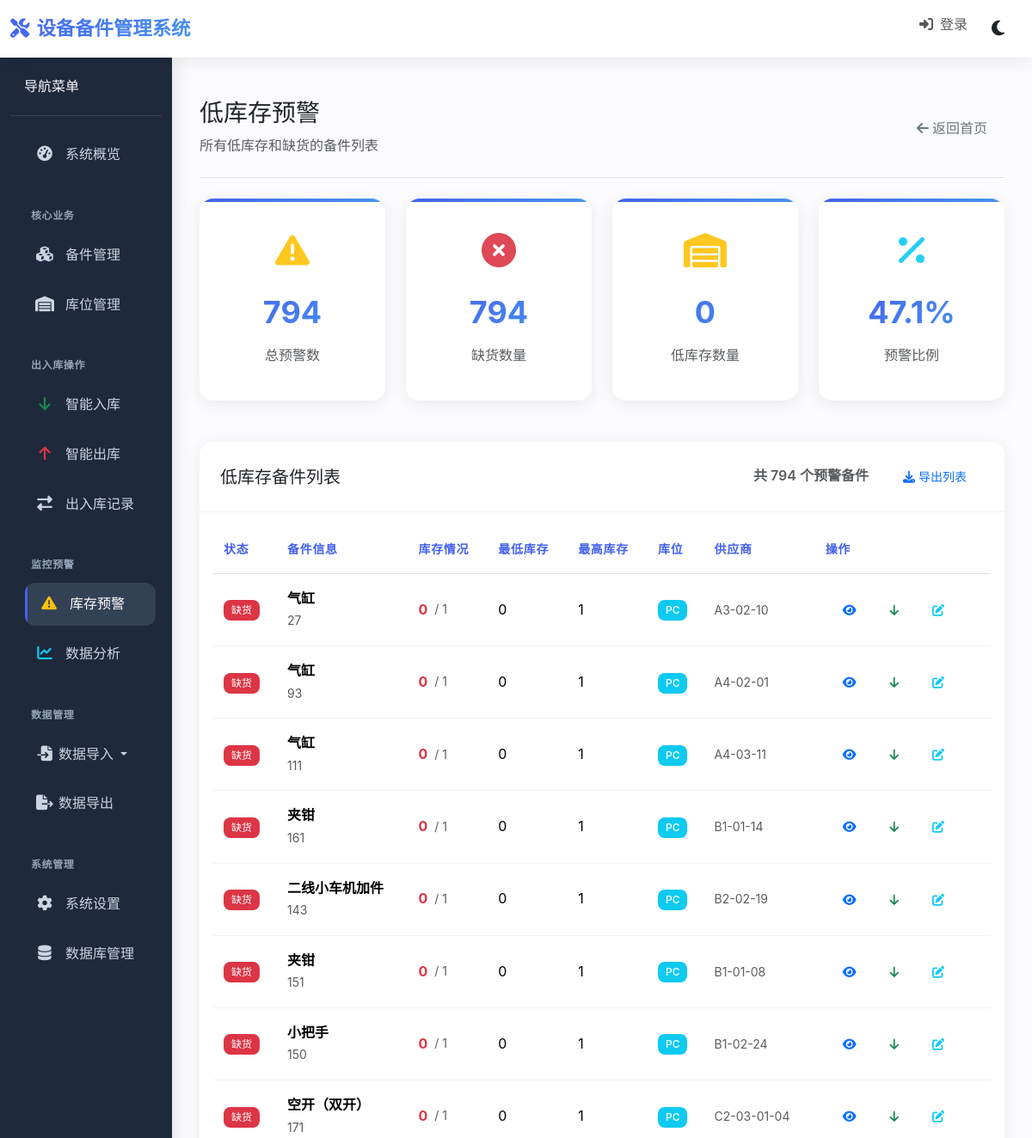
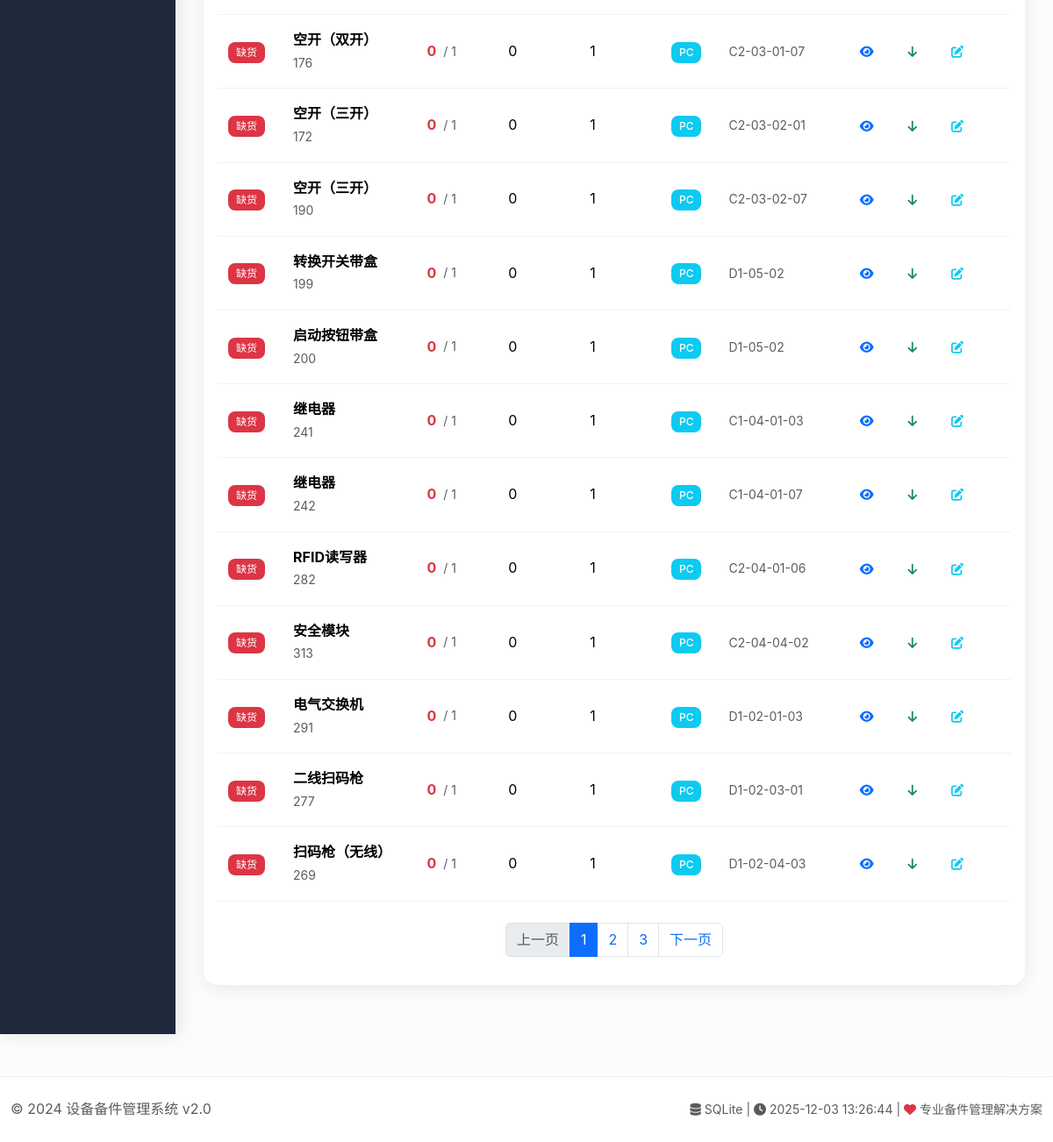
Screenshot of /low_stock_alerts with the database file from the repository (2 pictures, top to bottom).
### tables this page shows
CREATE TABLE spare_parts (
                id INTEGER PRIMARY KEY AUTOINCREMENT,
                part_no TEXT NOT NULL,
                name TEXT NOT NULL,
                type TEXT,
                product_model TEXT,  -- 新增字段
                current_stock INTEGER DEFAULT 0,
                min_stock INTEGER DEFAULT 0,
                max_stock INTEGER DEFAULT 0,
                key_part BOOLEAN DEFAULT FALSE,
                lt_weeks INTEGER DEFAULT 0,
                unit_price REAL DEFAULT 0.0,
                unit TEXT,
                location TEXT,
                supplier TEXT,
                description TEXT,
                created_date TIMESTAMP DEFAULT CURRENT_TIMESTAMP,
                updated_date TIMESTAMP DEFAULT CURRENT_TIMESTAMP,
                UNIQUE(part_no, name)
            );

### app.py (the view)
    @app.route('/low_stock_alerts')
    def low_stock_alerts():
        try:
            page = request.args.get('page', 1, type=int)
            per_page = 20
            low_stock_parts_list = get_low_stock_parts()
            total_low_stock = len(low_stock_parts_list) if low_stock_parts_list else 0
            total_pages = (total_low_stock + per_page - 1) // per_page if total_low_stock > 0 else 1
            start_idx = (page - 1) * per_page
            end_idx = start_idx + per_page
            displayed_parts = low_stock_parts_list[start_idx:end_idx] if low_stock_parts_list else []
            out_of_stock_count = 0
            if low_stock_parts_list:
                out_of_stock_count = sum(1 for part in low_stock_parts_list if safe_int(part[4]) == 0)
            low_stock_count = total_low_stock - out_of_stock_count
            total_parts = get_spare_parts_count()
            warning_percentage = round((total_low_stock / total_parts * 100), 1) if total_parts > 0 else 0
            return render_template('low_stock_alerts.html',
                                   low_stock_parts=displayed_parts,
                                   total_low_stock=total_low_stock,
                                   out_of_stock_count=out_of_stock_count,
                                   low_stock_count=low_stock_count,
                                   warning_percentage=warning_percentage,
                                   page=page,
                                   total_pages=total_pages,
                                   now=datetime.datetime.now())
        except Exception as e:
            app.logger.error(f"低库存页面加载失败: {str(e)}")
            flash('加载低库存信息失败', 'danger')
            return redirect(url_for('index'))

### models/database.py (called while the page is built)
def get_spare_parts_count():
    db_manager = DatabaseManager()
    with db_manager.get_connection() as conn:
        cursor = conn.execute('SELECT COUNT(*) FROM spare_parts')
        result = cursor.fetchone()
        return result[0] if result else 0

def safe_int(value, default=0):
    if value is None or value == '':
        return default
    try:
        return int(float(str(value)))  # 先转字符串，再转浮点，最后转整数
    except (ValueError, TypeError):
        return default

    def _init_db(self):
        os.makedirs(os.path.dirname(self.db_path) if os.path.dirname(self.db_path) else '.', exist_ok=True)
        with self._get_raw_connection() as conn:
            conn.execute("PRAGMA foreign_keys = ON")
            conn.execute("PRAGMA journal_mode = WAL")
            conn.execute("PRAGMA synchronous = NORMAL")
            conn.execute("PRAGMA cache_size = 100000")
            conn.execute("PRAGMA temp_store = MEMORY")
            conn.execute("PRAGMA mmap_size = 268435456")
            conn.execute("PRAGMA page_size = 4096")
            conn.execute("PRAGMA busy_timeout = 10000")

    @contextmanager
    def _get_raw_connection(self):
        conn = None
        try:
            conn = sqlite3.connect(
                self.db_path,
                timeout=30.0,
                check_same_thread=False,
                isolation_level=None
            )
            conn.row_factory = sqlite3.Row
            yield conn
        finally:
            if conn:
                conn.close()

### utils/stock_utils.py (called while the page is built)
def get_low_stock_parts():
    from models.database import get_low_stock_parts as db_get_low_stock_parts
    return db_get_low_stock_parts()

### templates/low_stock_alerts.html (shortened to what this page needs)
{% extends "base.html" %}
{% block content %}
<div class="d-flex justify-content-between flex-wrap flex-md-nowrap align-items-center pt-3 pb-4 mb-4 border-bottom">
    <div>
        <h1 class="h3 mb-2">低库存预警</h1>
        <p class="text-muted mb-0">所有低库存和缺货的备件列表</p>
    </div>
    <div class="btn-toolbar mb-2 mb-md-0">
        <a href="{{ url_for('index') }}" class="btn btn-outline-secondary">
            <i class="fas fa-arrow-left me-1"></i>返回首页
        </a>
    </div>
</div>
<div class="row mb-4">
    <div class="col-md-3">
        <div class="card stat-card">
            <div class="card-body">
                <i class="fas fa-exclamation-triangle text-warning"></i>
                <div class="number">{{ total_low_stock }}</div>
                <div class="text-muted">总预警数</div>
            </div>
        </div>
    </div>
    <div class="col-md-3">
        <div class="card stat-card">
            <div class="card-body">
                <i class="fas fa-times-circle text-danger"></i>
                <div class="number">{{ out_of_stock_count }}</div>
                <div class="text-muted">缺货数量</div>
            </div>
        </div>
    </div>
    <div class="col-md-3">
        <div class="card stat-card">
            <div class="card-body">
                <i class="fas fa-warehouse text-warning"></i>
                <div class="number">{{ low_stock_count }}</div>
                <div class="text-muted">低库存数量</div>
            </div>
        </div>
    </div>
    <div class="col-md-3">
        <div class="card stat-card">
            <div class="card-body">
                <i class="fas fa-percentage text-info"></i>
                <div class="number">{{ warning_percentage }}%</div>
                <div class="text-muted">预警比例</div>
            </div>
        </div>
    </div>
</div>
<div class="card">
    <div class="card-header d-flex justify-content-between align-items-center">
        <h5 class="card-title mb-0">低库存备件列表</h5>
        <div>
            <span class="text-muted me-3">共 {{ total_low_stock }} 个预警备件</span>
            <a href="{{ url_for('export_parts_advanced') }}?filter=low_stock" class="btn btn-sm btn-outline-primary">
                <i class="fas fa-download me-1"></i>导出列表
            </a>
        </div>
    </div>
    <div class="card-body">
        {% if low_stock_parts %}
        <div class="table-responsive">
            <table class="table table-hover">
                <thead>
                    <tr>
                        <th>状态</th>
                        <th>备件信息</th>
                        <th>库存情况</th>
                        <th>最低库存</th>
                        <th>最高库存</th>
                        <th>库位</th>
                        <th>供应商</th>
                        <th>操作</th>
                    </tr>
                </thead>
                <tbody>
                    {% for part in low_stock_parts %}
                    <tr>
                        <td>
                            {% if part[4] == 0 %}
                            <span class="badge bg-danger">缺货</span>
                            {% else %}
                            <span class="badge bg-warning">低库存</span>
                            {% endif %}
                        </td>
                        <td>
                            <div>
                                <strong>{{ part[2] }}</strong>
                                <br>
                                <small class="text-muted">{{ part[1] }}</small>
                            </div>
                        </td>
                        <td>
                            <div class="d-flex align-items-center">
                                <span class="fw-bold me-2 {% if part[4] == 0 %}text-danger{% else %}text-warning{% endif %}">
                                    {{ part[4] }}
                                </span>
                                <small class="text-muted">/ {{ part[6] if part[6] > 0 else '∞' }}</small>
                            </div>
                        </td>
                        <td>{{ part[5] }}</td>
                        <td>{{ part[6] if part[6] > 0 else '未设置' }}</td>
                        <td>
                            {% if part[11] %}
                            <span class="badge bg-info">{{ part[11] }}</span>
                            {% else %}
                            <span class="text-muted">-</span>
                            {% endif %}
                        </td>
                        <td>
                            {% if part[12] %}
                            <small class="text-muted">{{ part[12] }}</small>
                            {% else %}
                            <span class="text-muted">-</span>
                            {% endif %}
                        </td>
                        <td>
                            <div class="btn-group btn-group-sm">
                                <a href="{{ url_for('part_detail', part_id=part[0]) }}" class="btn btn-outline-primary" title="查看详情">
                                    <i class="fas fa-eye"></i>
                                </a>
                                <a href="{{ url_for('smart_inbound') }}?part_no={{ part[1] }}" class="btn btn-outline-success" title="快速入库">
                                    <i class="fas fa-arrow-down"></i>
                                </a>
                                <a href="{{ url_for('edit_part', part_id=part[0]) }}" class="btn btn-outline-info" title="编辑">
                                    <i class="fas fa-edit"></i>
                                </a>
                            </div>
                        </td>
                    </tr>
                    {% endfor %}
                </tbody>
            </table>
        </div>
        {% if total_pages > 1 %}
        <nav aria-label="Page navigation" class="mt-4">
            <ul class="pagination justify-content-center">
                <li class="page-item {% if page == 1 %}disabled{% endif %}">
                    <a class="page-link" href="{{ url_for('low_stock_alerts', page=page-1) }}">上一页</a>
                </li>
                {% for p in range(1, total_pages + 1) %}
                    {% if p >= page - 2 and p <= page + 2 %}
                    <li class="page-item {% if p == page %}active{% endif %}">
                        <a class="page-link" href="{{ url_for('low_stock_alerts', page=p) }}">{{ p }}</a>
                    </li>
                    {% endif %}
                {% endfor %}
                <li class="page-item {% if page == total_pages %}disabled{% endif %}">
                    <a class="page-link" href="{{ url_for('low_stock_alerts', page=page+1) }}">下一页</a>
                </li>
            </ul>
        </nav>
        {% endif %}
        {% endif %}
    </div>
</div>
{% endblock %}

### templates/base.html (style rules this page uses)
:root { --primary: #4361ee; --primary-dark: #3a56d4; --secondary: #6c757d; --success: #4cc9f0; --info: #4895ef; --warning: #f72585; --danger: #e63946; --light: #f8f9fa; --dark: #212529; --sidebar-bg: #1e293b; --sidebar-hover: #334155; --card-shadow: 0 4px 20px rgba(0,0,0,0.08); --transition: all 0.3s cubic-bezier(0.4, 0, 0.2, 1); }
body { font-family: -apple-system, BlinkMacSystemFont, 'Segoe UI', 'Microsoft YaHei', Roboto, Oxygen, Ubuntu, Cantarell, 'Open Sans', 'Helvetica Neue', sans-serif; background: linear-gradient(135deg, #667eea 0%, #764ba2 100%); min-height: 100vh; line-height: 1.6; font-weight: 400; }
.card { border: none; border-radius: 1rem; box-shadow: var(--card-shadow); transition: var(--transition); background: rgba(255, 255, 255, 0.95); margin-bottom: 1.5rem; overflow: hidden; }
.card-header { background: rgba(255, 255, 255, 0.9); border-bottom: 1px solid rgba(0,0,0,0.05); padding: 1.25rem 1.5rem; font-weight: 600; }
.stat-card { text-align: center; padding: 1.5rem; position: relative; overflow: hidden; }
.stat-card::before { content: ''; position: absolute; top: 0; left: 0; right: 0; height: 4px; background: linear-gradient(90deg, var(--primary), var(--info)); }
.stat-card i { font-size: 2.5rem; margin-bottom: 1rem; opacity: 0.9; }
.stat-card .number { font-size: 2.25rem; font-weight: 700; margin: 0.5rem 0; background: linear-gradient(135deg, var(--primary), var(--info)); -webkit-background-clip: text; -webkit-text-fill-color: transparent; }
.table { --bs-table-bg: transparent; margin-bottom: 0; }
.table th { border-top: none; font-weight: 600; color: var(--primary); font-size: 0.875rem; text-transform: uppercase; letter-spacing: 0.05em; padding: 1rem 0.75rem; }
.table td { padding: 1rem 0.75rem; vertical-align: middle; border-color: rgba(0,0,0,0.05); }
.badge { font-size: 0.75em; padding: 0.5em 0.75em; font-weight: 500; border-radius: 0.5rem; }
.btn { border-radius: 0.75rem; font-weight: 500; padding: 0.625rem 1.25rem; transition: var(--transition); border: none; }

### rows the page displays
spare_parts: name "气缸", part_no "27", part "0", min_stock "1", current_stock "0", unit "PC", location "A3-02-10"
spare_parts: name "气缸", part_no "93", part "0", min_stock "1", current_stock "0", unit "PC", location "A4-02-01"
spare_parts: name "气缸", part_no "111", part "0", min_stock "1", current_stock "0", unit "PC", location "A4-03-11"
spare_parts: name "夹钳", part_no "161", part "0", min_stock "1", current_stock "0", unit "PC", location "B1-01-14"
spare_parts: name "二线小车机加件", part_no "143", part "0", min_stock "1", current_stock "0", unit "PC", location "B2-02-19"
spare_parts: name "夹钳", part_no "151", part "0", min_stock "1", current_stock "0", unit "PC", location "B1-01-08"
spare_parts: name "小把手", part_no "150", part "0", min_stock "1", current_stock "0", unit "PC", location "B1-02-24"
spare_parts: name "空开（双开）", part_no "171", part "0", min_stock "1", current_stock "0", unit "PC", location "C2-03-01-04"
spare_parts: name "空开（双开）", part_no "176", part "0", min_stock "1", current_stock "0", unit "PC", location "C2-03-01-07"
spare_parts: name "空开（三开）", part_no "172", part "0", min_stock "1", current_stock "0", unit "PC", location "C2-03-02-01"
spare_parts: name "空开（三开）", part_no "190", part "0", min_stock "1", current_stock "0", unit "PC", location "C2-03-02-07"
spare_parts: name "转换开关带盒", part_no "199", part "0", min_stock "1", current_stock "0", unit "PC", location "D1-05-02"
spare_parts: name "启动按钮带盒", part_no "200", part "0", min_stock "1", current_stock "0", unit "PC", location "D1-05-02"
spare_parts: name "继电器", part_no "241", part "0", min_stock "1", current_stock "0", unit "PC", location "C1-04-01-03"
spare_parts: name "继电器", part_no "242", part "0", min_stock "1", current_stock "0", unit "PC", location "C1-04-01-07"
spare_parts: name "RFID读写器", part_no "282", current_stock "0", min_stock "1", unit "PC", location "C2-04-01-06"
spare_parts: name "安全模块", part_no "313", part "0", min_stock "1", current_stock "0", unit "PC", location "C2-04-04-02"
spare_parts: name "电气交换机", part_no "291", part "0", min_stock "1", current_stock "0", unit "PC", location "D1-02-01-03"
spare_parts: name "二线扫码枪", part_no "277", current_stock "0", min_stock "1", unit "PC", location "D1-02-03-01"
spare_parts: name "扫码枪（无线）", part_no "269", part "0", min_stock "1", current_stock "0", unit "PC", location "D1-02-04-03"

### other values shown
{{ total_low_stock }} "794"
{{ out_of_stock_count }} "794"
{{ low_stock_count }} "0"
{{ warning_percentage }} "47.1"
{{ p }} "1" "2" "3"
